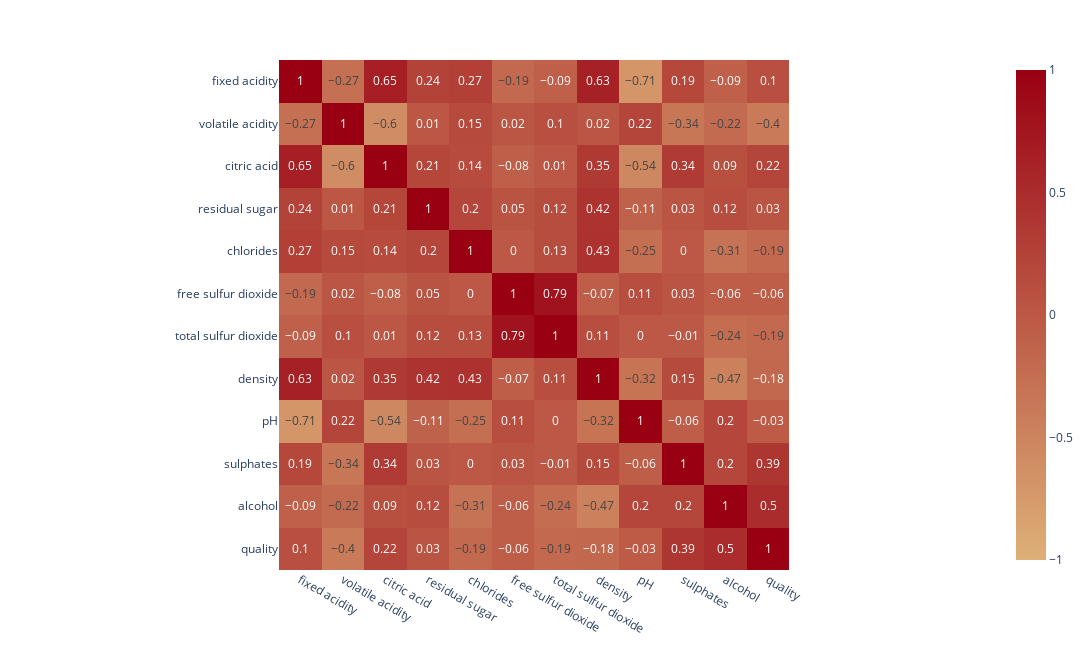

Notebook source saved alongside this figure:
### Code cell
import plotly.express as px
fig = px.imshow(df.corr(method='spearman').round(2),zmin=-1,zmax=1, text_auto=True,width=1200,height=650,aspect=None,color_continuous_scale=['#DEB078','#990012'])
fig.show()

### Figure 1 — Plotly figure (JSON) as saved in the notebook; plotly's stock layout.template omitted (floating-point values rounded to 4 significant figures; data arrays with more than 128 entries replaced by an {"elided": "..."} marker saying what was removed)
{"data": [{"coloraxis": "coloraxis", "hovertemplate": "x: %{x}<br>y: %{y}<br>color: %{z}<extra></extra>", "name": "0", "texttemplate": "%{z}", "type": "heatmap", "x": ["fixed acidity", "volatile acidity", "citric acid", "residual sugar", "chlorides", "free sulfur dioxide", "total sulfur dioxide", "density", "pH", "sulphates", "alcohol", "quality"], "xaxis": "x", "y": ["fixed acidity", "volatile acidity", "citric acid", "residual sugar", "chlorides", "free sulfur dioxide", "total sulfur dioxide", "density", "pH", "sulphates", "alcohol", "quality"], "yaxis": "y", "z": {"elided": "12x12 float values"}}], "layout": {"coloraxis": {"cmax": 1, "cmin": -1, "colorscale": [[0, "#DEB078"], [1, "#990012"]]}, "height": 650, "margin": {"t": 60}, "width": 1200, "xaxis": {"anchor": "y", "constrain": "domain", "domain": [0, 1], "scaleanchor": "y"}, "yaxis": {"anchor": "x", "autorange": "reversed", "constrain": "domain", "domain": [0, 1]}}}
